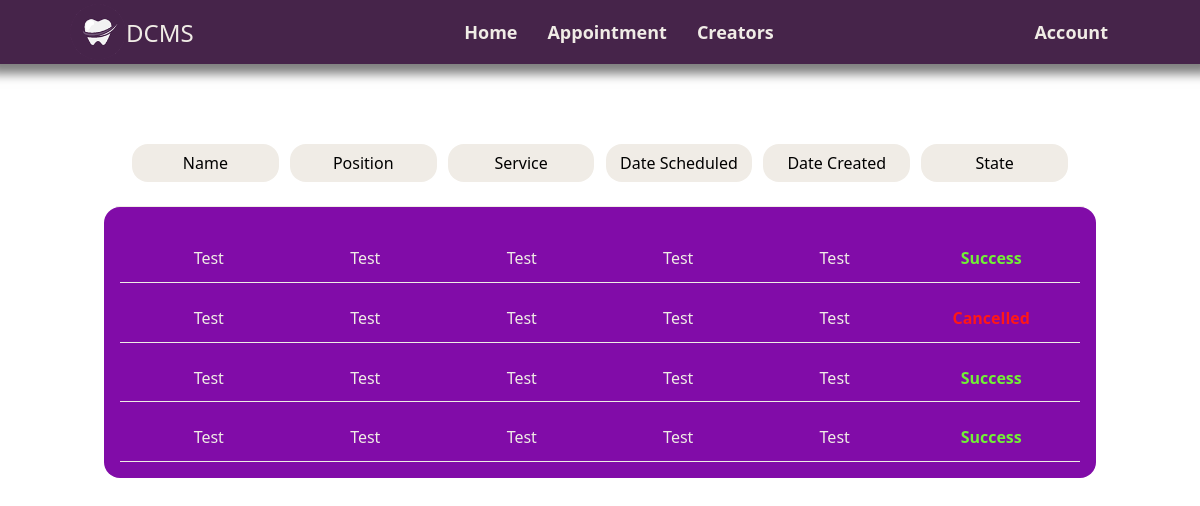
Page /logs.php on the earlier database version.
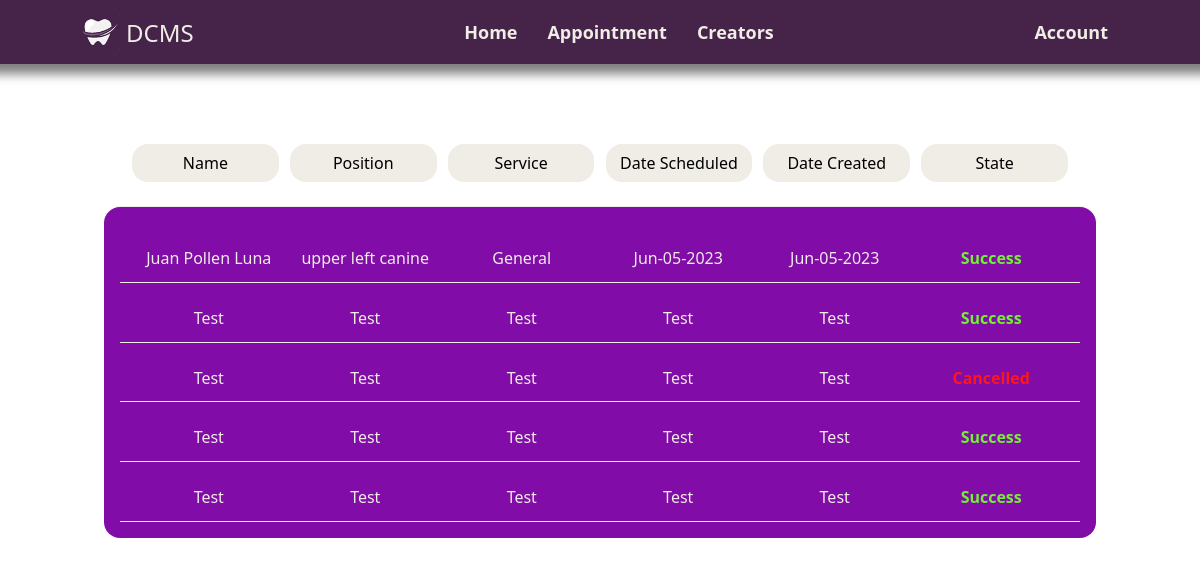
Same page on the later database version.
### tables this page shows
CREATE TABLE `log` (
  `name` varchar(255) NOT NULL,
  `position` varchar(255) NOT NULL,
  `service` varchar(255) NOT NULL,
  `dateCreated` varchar(255) NOT NULL,
  `dateEnd` varchar(255) NOT NULL,
  `state` varchar(255) NOT NULL
);

### logs.php (the view, shortened to what this page needs)
<!DOCTYPE html>
<html lang="en">
<head>
    <link rel="stylesheet" href="css/nav.css">
    <link rel="stylesheet" href="css/logs.css">
</head>
<body onload="onStart(); setColors()">
<?php
    include 'nav.php';
?>
    <section>
        <div class="tableHeader">
            <label>Name</label>
            <label>Position</label>
            <label>Service</label>
            <label>Date Scheduled</label>
            <label>Date Created</label>
            <label>State</label>
        </div>
        <div class="table">
            <?php
                $sql = "SELECT * FROM `log`";
                $result = mysqli_query($conn, $sql);
                if ($result) {
                    while ($row = mysqli_fetch_assoc($result)) {
                        $name = $row['name'];
                        $position = $row['position'];
                        $service = $row['service'];
                        $dateCreated = $row['dateCreated'];
                        $dateEnd = $row['dateEnd'];
                        $state = $row['state'];
                        echo '
                        <div class="tableContent">
                            <label>'.$name.'</label>
                            <label>'.$position.'</label>
                            <label>'.$service.'</label>
                            <label>'.$dateCreated.'</label>
                            <label>'.$dateEnd.'</label>
                            <label class="'.$state.'" id="state">'.$state.'</label>
                        </div>
                        ';
                    }
                }
            ?>
            <div class="tableContent">
                <label>Test</label>
                <label>Test</label>
                <label>Test</label>
                <label>Test</label>
                <label>Test</label>
                <label class="Success" id="state">Success</label>
            </div>
            <div class="tableContent">
                <label>Test</label>
                <label>Test</label>
                <label>Test</label>
                <label>Test</label>
                <label>Test</label>
                <label class="Cancelled" id="state">Cancelled</label>
            </div>
            <div class="tableContent">
                <label>Test</label>
                <label>Test</label>
                <label>Test</label>
                <label>Test</label>
                <label>Test</label>
                <label class="Success" id="state">Success</label>
            </div>
            <div class="tableContent">
                <label>Test</label>
                <label>Test</label>
                <label>Test</label>
                <label>Test</label>
                <label>Test</label>
                <label class="Success" id="state">Success</label>
            </div>
    </section>
</body>
</html>

### nav.php (shortened to what this page needs)
<nav>
    <ul class="ulImg">
        <li><img src="css/img/logo1.png" id="logo"></li>
        <a for="logo" id="logoText">DCMS</a>
    </ul>
    <ul class="ulLeft">
        <li id="homNav" title="Go to home page" ><a href="home.php">Home</a></li>
        <li id="appNav" title="Go to appointment page"><a href="appointment.php">Appointment</a></li>
        <li id="creNav" title="Go to creators page"><a href="creators.php">Creators</a></li>
    </ul>
    <ul class="ulRight">
        <li id="signNav" title="Go to account page"><a href="sign.php">Account</a></li>
    </ul>
</nav>

### css/nav.css (style rules this page uses)
nav { background: #46244a; height: 4rem; width: 100%; top: 0; position: sticky; display: flex; flex-direction: row; align-items: center; z-index: 999; box-shadow: 0 0 10px 10px rgba(0, 0, 0, 0.5); }
ul { height: 3.5rem; display: flex; align-items: center; }
.ulImg { width: 20%; display: flex; align-items: flex-start; justify-content: flex-start; }
#logo { height: 3.5rem; }
#logoText { height: 3.5rem; color: #F0ECE6; font-size: 1.5rem; display: flex; align-items: center; justify-content: center; }
.ulLeft { width: 60%; display: flex; justify-content: center; }
.ulRight { width: 20%; padding-right: 2rem; display: flex; justify-content: flex-end; }
nav ul li { display: flex; flex-direction: row; margin-left: 30px; }
nav ul li a { color: #F0ECE6; font-size: 18px; text-decoration: none; font-weight: bold; position: relative; }

### css/logs.css (style rules this page uses)
* { font-family: 'Segoe UI', Tahoma, Geneva, Verdana, sans-serif; margin: 0; scroll-behavior: smooth; }
body { background-color: #ffffff; }
section { height: 70vh; width: 100%; padding: 5rem 0 3rem 0; display: flex; flex-direction: column; align-items: center; justify-content: start; }
.tableHeader { width: 78%; padding: 0 1rem 1.5rem 1rem; display: flex; flex-direction: row; justify-content: space-between; border-bottom: 0.1rem solid #F0ECE6; }
.table { width: 80%; padding: 1rem; border-radius: 1rem; background-color: #810CA8; overflow: auto; display: inline; flex-direction: column; align-items: center; justify-content: center; }
.tableHeader label { width: 15%; padding: 0.5rem 0.2rem 0.5rem 0.2rem; border-radius: 1rem; background-color: #F0ECE6; display: flex; align-items: center; justify-content: center; }
.tableContent { padding: 1rem 1rem 0.3rem 1rem; border-bottom: 0.1rem solid #F0ECE6; display: flex; flex-direction: row; justify-content: space-between; }
.tableContent label { width: 15%; padding: 0.5rem 0.2rem 0.5rem 0.2rem; border-radius: 1rem; color: #F0ECE6; white-space: nowrap; overflow: hidden; text-overflow: ellipsis; display: flex; align-items: center; justify-content: center; }
#state { color: #3B3141; font-weight: bolder; }

Differences in the rows shown:
added log: name "Juan Pollen Luna", position "upper left canine", service "General", dateCreated "Jun-05-2023", dateEnd "Jun-05-2023", state "Success"
